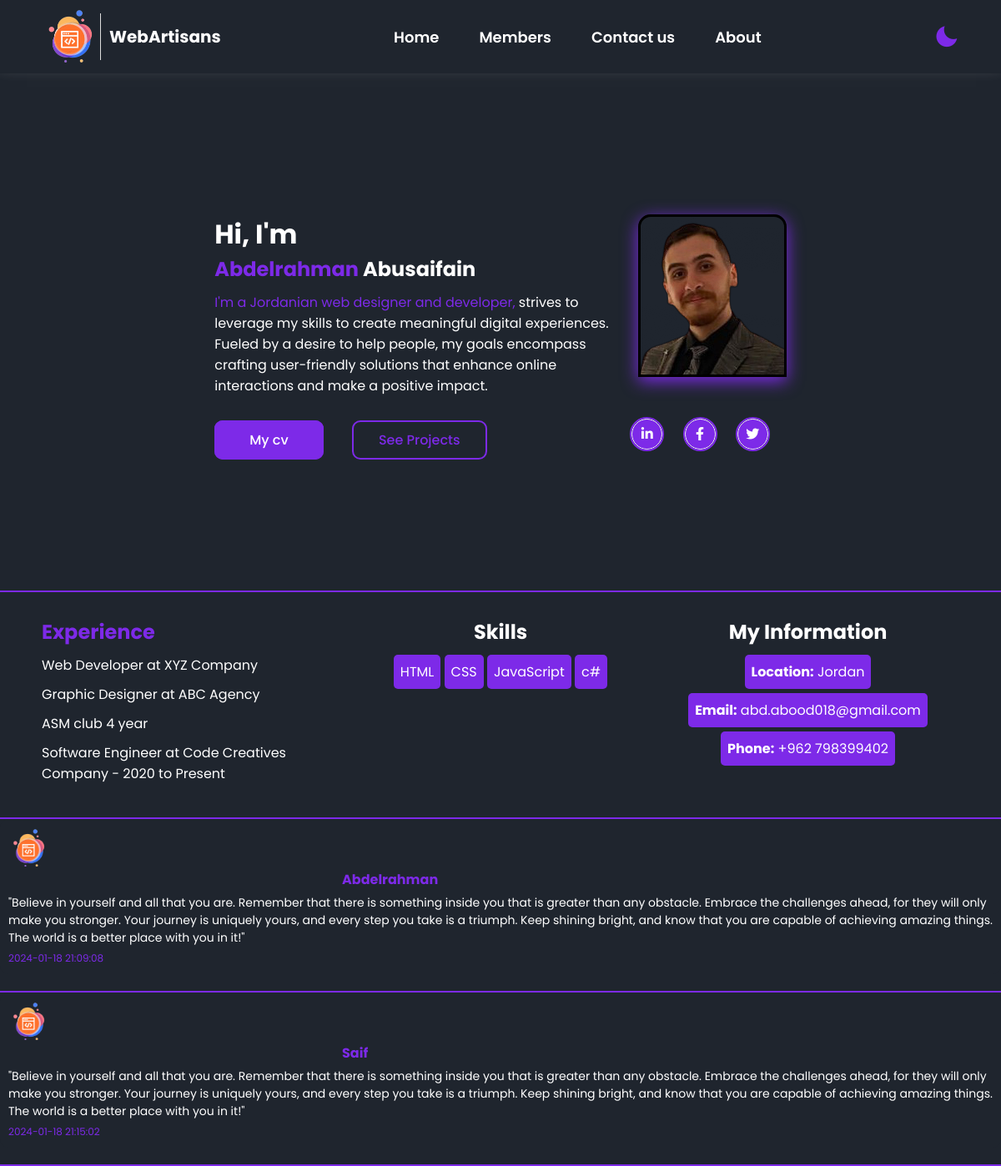
The app's page /pages/Abood/myPage.php with its own data.
### tables this page shows
CREATE TABLE `teammessages` (
  `first_name` text NOT NULL,
  `last_name` text DEFAULT NULL,
  `email` text DEFAULT NULL,
  `team_member` text NOT NULL,
  `message` text NOT NULL,
  `msg_date` text NOT NULL DEFAULT current_timestamp()
);

### pages/Abood/myPage.php (the view, shortened to what this page needs)
<!DOCTYPE html>
<html lang="en">
<head>
    <link rel="stylesheet" href="https://cdnjs.cloudflare.com/ajax/libs/font-awesome/6.2.0/css/all.min.css">
    <link href="https://unpkg.com/boxicons@2.1.4/css/boxicons.min.css" rel="stylesheet">
</head>
<body>
    <header>
        <a href="../../home.php" class="logo">
            <img src="../../pics/logo.png">
            <p>WebArtisans</p>
        </a>
        <nav>
            <ul>
                <li class="lst-item">
                    <a href="../../home.php">Home</a>
                </li>
                <li class="lst-item dropdown">
                    <a href="#" class="dropbtn">Members</a>
                </li>
                <li class="lst-item">
                    <a href="../../pages/contact/contact.html">Contact us</a>
                </li>
                <li class="lst-item">
                    <a href="#">About</a>
                </li>
            </ul>
        </nav>
        <i class="bx bxs-moon"></i>
    </header>
    <section class="home">
        <div class="content">
            <h2>Hi, I'm</h2>
            <h1> <span class="orange-txt">Abdelrahman </span>Abusaifain</h1>
            <p><span>I'm a Jordanian web designer and developer,</span> strives to leverage my skills to create
                meaningful digital experiences. Fueled by a desire to help people, my goals encompass crafting
                user-friendly solutions that enhance online interactions and make a positive impact.</p>
            <div class="btn-group">
                <a href="https://github.com/Abdelrahmanabusaifain20200482/abdelrahman-abusaifain">My cv</a>
                <a href="https://github.com/Abdelrahmanabusaifain20200482/coffee-menu">See Projects</a>
            </div>
        </div>
        <div class="img">
        <img id="personImage" src="pics/p.png" alt="person" onmouseover="changeImage('pics/p2.png')" onmouseout="changeImage('pics/p.png')">
            <div class="social-icons">
                <a href="#"><i class="fa-brands fa-linkedin-in"></i></a>
                <a href="#"><i class="fa-brands fa-facebook-f"></i></a>
                <a href="#"><i class="fa-brands fa-twitter"></i></a>
            </div>
        </div>
    </section>
    <hr>
    <section class="my-skills">
        <div class="experience">
            <h2>Experience</h2>
            <p>Web Developer at XYZ Company</p>
            <p>Graphic Designer at ABC Agency</p>
            <p>ASM club 4 year</p>
        </div>
        <div class="skills">
            <h2>Skills</h2>
            <ul>
                <li>HTML</li>
                <li>CSS</li>
                <li>JavaScript</li>
                <li>c#</li>
            </ul>
        </div>
        <div class="myinformation">
            <h2>My Information</h2>
            <p><strong>Location:</strong> Jordan</p>
            <p><strong>Email:</strong> abd.abood018@gmail.com</p>
            <p><strong>Phone:</strong> +962 798399402</p>
        </div>
    </section>
    <hr>
    <section id="users-messages">
            <?php
                    $servername = "localhost";
                    $username = "root";
                    $password = "";
                    $dbname = "webartisans";
                    $conn = new mysqli($servername, $username, $password, $dbname);
                    $teamMember = "Abdelrahman";
                    $sql = "SELECT first_name, msg_date, message FROM teammessages WHERE team_member = '$teamMember'";
                    $result = $conn->query($sql);
                    if ($result->num_rows > 0) {
                        echo "<ul>";
                        while ($row = $result->fetch_assoc()) {
                            echo "<li class='msg'>";
                            echo "<img src='../../pics/logo.png' alt='user'>";
                            echo "<h3 class='usr-name'>" . htmlspecialchars($row['first_name']) . "</h3>";
                            echo "<p class='usr-msg'>" . htmlspecialchars($row['message']) . "</p>";
                            echo "<p class='usr-date'>" . htmlspecialchars($row['msg_date']) . "</p></li><hr>";
                        }
                        echo "</ul>";
                    } else {
                    echo "<li>No messages yet for " . $teamMember . "</li>";
                    }
                ?>
        </section>
</body>
</html>

### pages/Abood/myPage.php (style rules this page uses)
* { margin: 0; padding: 0; font-family: 'Poppins', sans-serif; }
body { background-color: #1F252E; font-family: 'Outfit', sans-serif; height: 100vh; width: 100%; }
header { display: flex; height: 7vh; box-shadow: 0px -14px 20px rgb(164, 163, 163); justify-content: space-between; align-items: center; padding: 16px 50px; z-index: 1; }
nav { display: flex; align-items: center; }
nav>ul { display: flex; list-style-type: none; align-items: center; width: 100%; position: relative; }
header>i { color: #7d2ae8; font-size: 25px; }
.lst-item { margin: 15px 24px; font-size: 18px; font-weight: 600; }
.logo { display: flex; align-items: center; font-size: 20px; text-decoration: none; font-weight: 650; color: white; }
.logo>img { width: 70px; height: 70px; }
.lst-item>a { text-decoration: none; color: white; }
.bx { font-size: 30px; color: #7d2ae8; }
.dropdown { position: relative; display: inline-block; }
.home { display: flex; padding: 30px 50px; justify-content: center; align-items: center; height: 70vh; }
.content { max-width: 500px; color: white; height: fit-content; }
.content h1 span { color: #7d2ae8; }
.content h2 { font-size: 2em; }
.content p { padding: 10px 0 40px 0; }
p span { color: #7d2ae8; }
.btn-group a { color: #fff; text-decoration: none; padding: 10px 40px; background: #7d2ae8; border-radius: 10px; border: 2px solid #7d2ae8; font-weight: 500; transition: .3s; }
.btn-group a:nth-child(2) { color: #7d2ae8; background: transparent; margin-left: 30px; padding: 10px 30px; }
.social-icons a { display: inline-block; width: 35px; height: 35px; background: #7d2ae8; border-radius: 50%; margin-right: 22px; text-align: center; line-height: 35px; border: 1px solid #fff; outline: 2px solid #7d2ae8; transition: .3s; }
.social-icons a i { color: #fff; }
div.img { justify-content: center; }
div.img>img { float: right; box-shadow: 0px 5px 20px #7d2ae8; border: 3px solid black; border-top-left-radius: 15px; border-top-right-radius: 15px; margin-bottom: 50px; overflow: hidden; }
.my-skills { display: flex; padding: 30px 50px; justify-content: space-between; align-items: flex-start; }
.experience { width: 33%; }
.experience h2 { color: #7d2ae8; font-size: 1.5em; margin-bottom: 10px; }
.skills h2 { color: white; font-size: 1.5em; margin-bottom: 10px; }
.myinformation h2 { color: white; font-size: 1.5em; margin-bottom: 10px; }
.experience p { color: white; margin-bottom: 10px; }
.skills li { display: inline-block; color: white; background-color: #7d2ae8; padding: 8px; border-radius: 5px; margin-bottom: 5px; }
.skills { width: 33%; text-align: center; }
hr { border: 1px solid #7d2ae8; position: relative; top: 0; }
.myinformation { width: 33%; text-align: center }
.myinformation p { display: inline-block; color: white; background-color: #7d2ae8; padding: 8px; border-radius: 5px; margin-bottom: 5px; }
.msg { display: flex; flex-direction: column; align-items: flex-start; margin-bottom: 20px; padding: 10px; background-color: #1F252E; border-radius: 10px; }
.msg img { width: 50px; height: 50px; border-radius: 50%; margin-right: 20px; }
.usr-name { color: #7d2ae8; font-size: 16px; display:flex; padding-left: 400px; top: 6800px; }
.usr-msg { color: white; font-size: 14px; margin: 5px 0; }
.usr-date { color: #7d2ae8; font-size: 12px; margin: 0; }
ul { padding: 0; list-style-type: none; }

### records on screen
teammessages: first_name "Abdelrahman", message "\"Believe in yourself and all that you are. Remember that there is something inside you that is greater than any obstacle. Embrace the challenges ahead, for they will only make you stronger. Your journey is uniquely yours, and every step you take is a triumph. Keep shining bright, and know that you are capable of achieving amazing things. The world is a better place with you in it!\"", msg_date "2024-01-18 21:09:08"
teammessages: first_name "Saif", message "\"Believe in yourself and all that you are. Remember that there is something inside you that is greater than any obstacle. Embrace the challenges ahead, for they will only make you stronger. Your journey is uniquely yours, and every step you take is a triumph. Keep shining bright, and know that you are capable of achieving amazing things. The world is a better place with you in it!\"", msg_date "2024-01-18 21:15:02"
